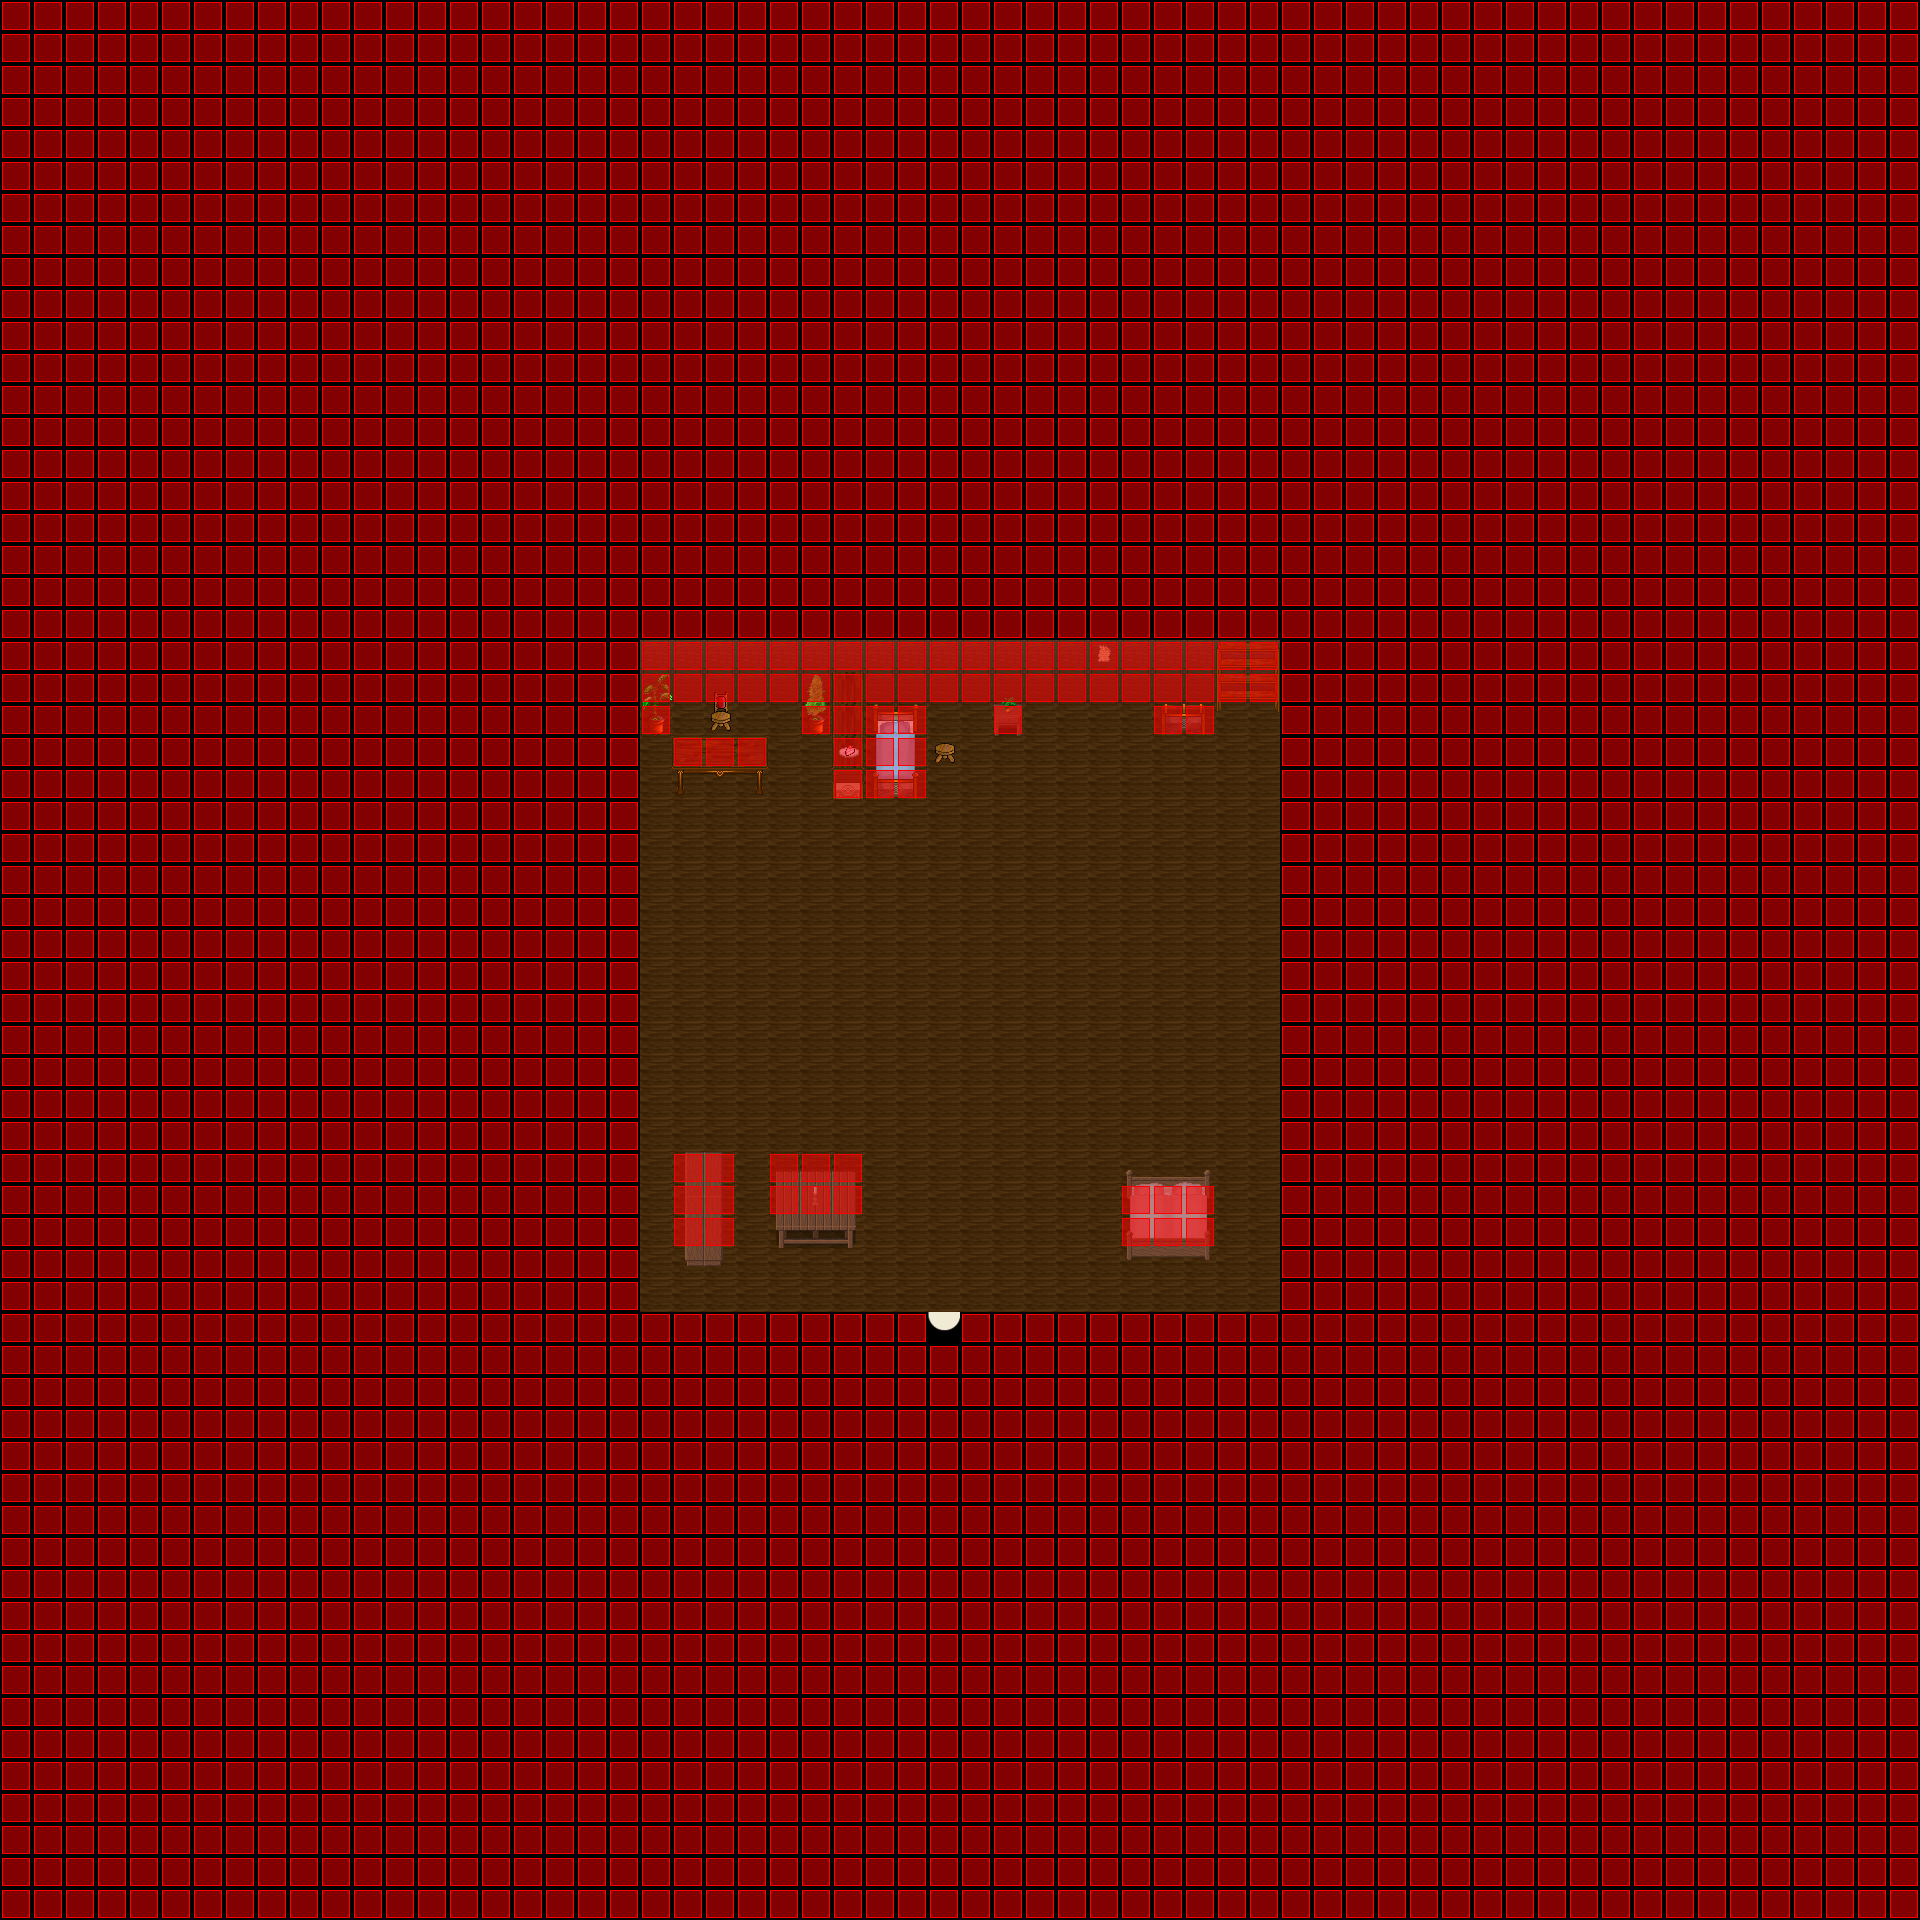

This is a level from a 2D game, rendered from its Tiled map with the project's own tilesets. A one-line summary and the map file follow, with tile-layer data summarised:
An orthogonal 60x60 tile map with 32x32 px tiles, 4 tile layers (Ground, Fringe, Over, Collision), 6 tilesets and 2 objects (SCRIPT, WARP).

<map version="1.0" orientation="orthogonal" width="60" height="60" tilewidth="32" tileheight="32">
  <properties>
    <property name="music" value="faith.ogg" />
  </properties>
  <tileset firstgid="1" name="inn" tilewidth="32" tileheight="32">
    <image source="../graphics/tiles/indoor3_32_32.png" />
  </tileset>
  <tileset firstgid="1025" name="woodland_indoor" tilewidth="32" tileheight="32">
    <image source="../graphics/tiles/indoor2_32_32.png" />
  </tileset>
  <tileset firstgid="2049" name="collision" tilewidth="32" tileheight="32">
    <image source="../graphics/tiles/collision1_32_32.png" />
  </tileset>
  <tileset firstgid="3073" name="desert1_32_32" tilewidth="32" tileheight="32">
    <image source="../graphics/tiles/desert1_32_32.png" />
  </tileset>
  <tileset firstgid="4097" name="inn_32_64" tilewidth="32" tileheight="64">
    <image source="../graphics/tiles/indoor2_32_64.png" />
  </tileset>
  <tileset firstgid="4609" name="inn_32_96" tilewidth="32" tileheight="96">
    <image source="../graphics/tiles/indoor2_32_96.png" />
  </tileset>
  <layer name="Ground" width="60" height="60">
    <data>[3600 cells, 3600 non-empty, 11 distinct tile ids]</data>
  </layer>
  <layer name="Fringe" width="60" height="60">
    <data>[3600 cells, 50 non-empty, 50 distinct tile ids]</data>
  </layer>
  <layer name="Over" width="60" height="60">
    <data>[3600 cells, 0 non-empty, 0 distinct tile ids]</data>
  </layer>
  <layer name="Collision" width="60" height="60">
    <data>[3600 cells, 3254 non-empty, 1 distinct tile ids]</data>
  </layer>
  <objectgroup name="Object" width="60" height="60">
    <object name="External Map Events" type="SCRIPT" x="0" y="0">
      <properties>
        <property name="FILENAME" value="scripts/maps/iw-roststock_flat01-o00-o00-o00.lua" />
      </properties>
    </object>
    <object name="Warp to Roststock" type="WARP" x="924" y="1310" width="41" height="22">
      <properties>
        <property name="DEST_MAP" value="ow-n0003-n0001-o0000" />
        <property name="DEST_X" value="1660" />
        <property name="DEST_Y" value="3060" />
      </properties>
    </object>
  </objectgroup>
</map>
